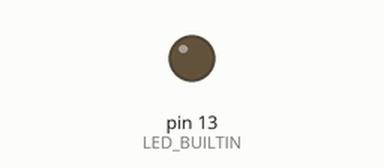
This sketch was run on a simulated Arduino Uno, built with avr-gcc and run on an emulated ATmega328P. On the bench: output pins drawn as LEDs (lit = HIGH). Random numbers use the default seed unless the sketch sets one.

Above: at 0.4 s.
At 38.75 s:
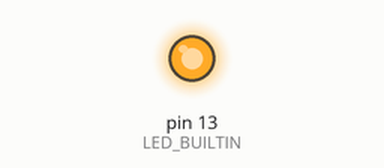
Timing chart, 0 to 40.0 s (numbered marks = the images above):
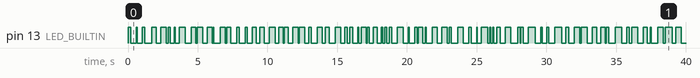

The sketch:

RandomLedBlinker.ino
```cpp
int  randNumber;

// the setup function runs once when you press reset or power the board
void setup() {
  // initialize digital pin LED_BUILTIN as an output.
  pinMode(LED_BUILTIN, OUTPUT);
}

// the loop function runs over and over again forever
void loop() {
  digitalWrite(LED_BUILTIN, HIGH);   // turn the LED on (HIGH is the voltage level)
  randNumber = random(50,500); //random number from 50 to 500
  delay(randNumber);                       // wait for random time
  digitalWrite(LED_BUILTIN, LOW);    // turn the LED off by making the voltage LOW
  randNumber = random(50,500); //random number from 50 to 500
  delay(randNumber);                       // wait for random time
}
```
